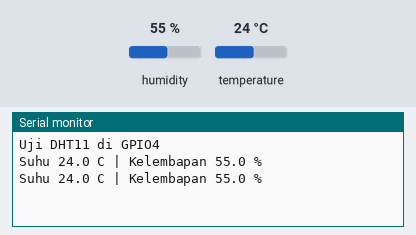
Simulated run of this sketch. Board: ESP32. Shown: the last lines printed to the serial monitor. The test bench sets the inputs (shaded band); at power-on: humidity 55 %, temperature 24 °C.

Above: at 5.8 s.
5.9 s: humidity set to 22 %
At 8.1 s:
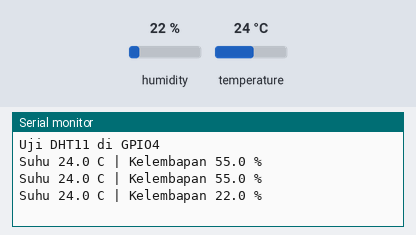
9.6 s: temperature set to 12 °C
At 10.8 s:
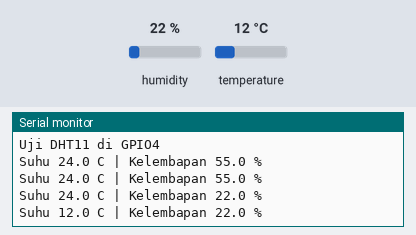
13.3 s: humidity set to 40 %
At 16.4 s:
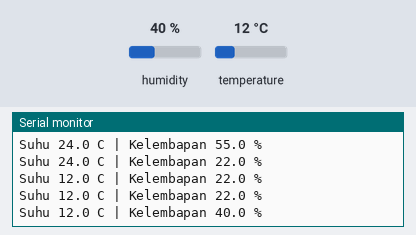
Timing chart, 0 to 17.9 s (numbered marks = the images above; inputs shaded):
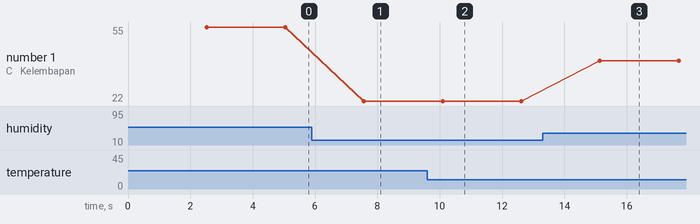

Measured:
- after the input at 5.9 s, the serial monitor: prints a new line after 1.7 s (image 1)
- after the input at 9.6 s, the serial monitor: prints a new line after 0.49 s (image 2)
- after the input at 13.3 s, the serial monitor: prints a new line after 1.8 s (image 3)
- plotted number 1: 55 → 22 after the input at 5.9 s, 22 → 40 after the input at 13.3 s

The sketch:

uji_dht22.ino
```cpp
#include <DHT.h>

const int PIN_DHT = 4;
const uint8_t DHT_TYPE = DHT11;  // atau DHT22
DHT dht(PIN_DHT, DHT_TYPE);

void setup() {
  Serial.begin(115200);
  dht.begin();
  Serial.printf("\nUji DHT%d di GPIO4\n", DHT_TYPE);
}

void loop() {
  delay(2500);
  const float t = dht.readTemperature();
  const float h = dht.readHumidity();
  if (isnan(t) || isnan(h)) {
    Serial.printf("GAGAL membaca DHT%d\n", DHT_TYPE);
    return;
  }
  Serial.printf("Suhu %.1f C | Kelembapan %.1f %%\n", t, h);
}
```
